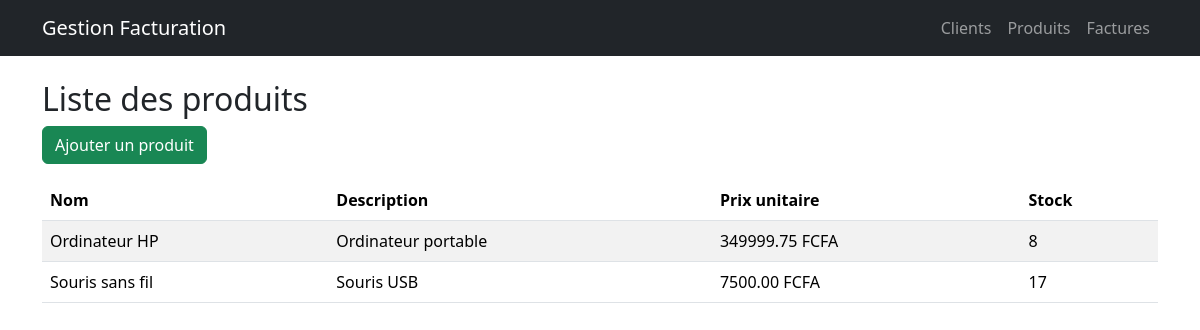
Page /produits/ on the committed database.
### facturation/models.py (models this page shows, shortened)
class Produit(models.Model):
    nom = models.CharField(max_length=150)
    description = models.TextField(blank=True)
    prix = models.DecimalField(max_digits=12, decimal_places=2)
    stock = models.PositiveIntegerField(default=0)
    date_creation = models.DateTimeField(auto_now_add=True)

### facturation/views.py (the view)
# urls.py: path('produits/', views.liste_produits, name='liste_produits'),
def liste_produits(request):
    produits = Produit.objects.all()
    return render(
        request,
        'facturation/liste_produits.html',
        {'produits': produits},
    )

### facturation/templates/facturation/liste_produits.html
{% extends 'facturation/base.html' %}
{% block content %}
<h2>Liste des produits</h2>
<a href="{% url 'ajouter_produit' %}"
   class="btn btn-success mb-3">
    Ajouter un produit
</a>
<table class="table table-striped">
    <thead>
        <tr>
            <th>Nom</th>
            <th>Description</th>
            <th>Prix unitaire</th>
            <th>Stock</th>
        </tr>
    </thead>
    <tbody>
        {% for produit in produits %}
        <tr>
            <td>{{ produit.nom }}</td>
            <td>{{ produit.description }}</td>
            <td>{{ produit.prix }} FCFA</td>
            <td>{{ produit.stock }}</td>
        </tr>
        {% empty %}
        <tr>
            <td colspan="4">
                Aucun produit enregistré.
            </td>
        </tr>
        {% endfor %}
    </tbody>
</table>
{% endblock %}

### rows in the picture
Produit: nom "Ordinateur HP", description "Ordinateur portable", prix "349999.75", stock "8"
Produit: nom "Souris sans fil", description "Souris USB", prix "7500.00", stock "17"
